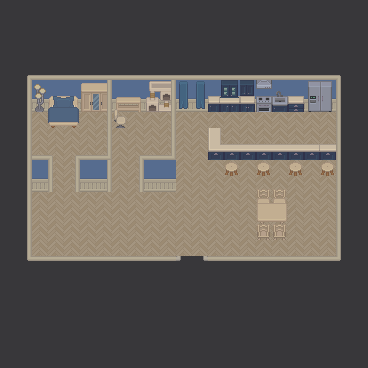

This is a level from a 2D game, rendered from its Tiled map with the project's own tilesets. A one-line summary and the complete map file follow:
An orthogonal 23x23 tile map with 16x16 px tiles, 4 tile layers (Bottom Layer, Ledge Layer, Collision Layer, Top Layer) and 7 objects.

<map version="1.10" tiledversion="1.10.2" orientation="orthogonal" renderorder="right-down" width="23" height="23" tilewidth="16" tileheight="16" infinite="0" nextlayerid="6" nextobjectid="27">
 <editorsettings>
  <export target="../../config/Vik-House.json" format="json" />
 </editorsettings>
 <tileset firstgid="1" source="globals.tsx" />
 <layer id="4" name="Bottom Layer" width="23" height="23">
  <data encoding="csv">
8657,8657,8657,8657,8657,8657,8657,8657,8657,8657,8657,8657,8657,8657,8657,8657,8657,8657,8657,8657,8657,8657,8657,
8657,8657,8657,8657,8657,8657,8657,8657,8657,8657,8657,8657,8657,8657,8657,8657,8657,8657,8657,8657,8657,8657,8657,
8657,8657,8657,8657,8657,8657,8657,8657,8657,8657,8657,8657,8657,8657,8657,8657,8657,8657,8657,8657,8657,8657,8657,
8657,8657,8657,8657,8657,8657,8657,8657,8657,8657,8657,8657,8657,8657,8657,8657,8657,8657,8657,8657,8657,8657,8657,
8657,8657,8657,8657,8657,8657,8657,8657,8657,8657,8657,8657,8657,8657,8657,8657,8657,8657,8657,8657,8657,8657,8657,
8657,8657,0,0,0,8653,8653,0,0,0,0,0,0,0,0,0,0,0,0,0,8657,8657,8657,
8657,8657,9463,9463,9463,9463,9463,9463,9463,9463,9463,9463,9463,9463,9463,9463,9463,9463,9463,9463,9463,8657,8657,
8657,8657,19193,19193,19193,19193,19193,19193,19193,19193,19193,19193,19193,19193,19193,19193,19193,19193,19193,19193,19193,8657,8657,
8657,8657,19193,19193,19193,19193,19193,19193,19193,19193,19193,19193,19193,19193,19193,19193,19193,19193,19193,19193,19193,8657,8657,
8657,8657,19193,19193,19193,19193,19193,19193,19193,19193,19193,19193,19193,19193,19193,19193,19193,19193,19193,19193,19193,8657,8657,
8657,8657,19193,19193,19193,19193,19193,19193,19193,19193,19193,19193,19193,19193,19193,19193,19193,19193,19193,19193,19193,8657,8657,
8657,8657,9463,19193,19193,9463,9463,19193,19193,9463,9463,19193,19193,19193,19193,19193,19193,19193,19193,19193,19193,8657,8657,
8657,8657,19193,19193,19193,19193,19193,19193,19193,19193,19193,19193,19193,19193,19193,19193,19193,19193,19193,19193,19193,8657,8657,
8657,8657,19193,19193,19193,19193,19193,19193,19193,19193,19193,19193,19193,19193,19193,19193,19193,19193,19193,19193,19193,8657,8657,
8657,8657,19193,19193,19193,19193,19193,19193,19193,19193,19193,19193,19193,19193,19193,19193,19193,19193,19193,19193,19193,8657,8657,
8657,8657,19193,19193,19193,19193,19193,19193,19193,19193,19193,19193,19193,19193,19193,19193,19193,19193,19193,19193,19193,8657,8657,
8657,8657,8657,8657,8657,8657,8657,8657,8657,8657,8657,8657,8657,8657,8657,8657,8657,8657,8657,8657,8657,8657,8657,
8657,8657,8657,8657,8657,8657,8657,8657,8657,8657,8657,8657,8657,8657,8657,8657,8657,8657,8657,8657,8657,8657,8657,
8657,8657,8657,8657,8657,8657,8657,8657,8657,8657,8657,8657,8657,8657,8657,8657,8657,8657,8657,8657,8657,8657,8657,
8657,8657,8657,8657,8657,8657,8657,8657,8657,8657,8657,8657,8657,8657,8657,8657,8657,8657,8657,8657,8657,8657,8657,
8657,8657,8657,8657,8657,8657,8657,8657,8657,8657,8657,8657,8657,8657,8657,8657,8657,8657,8657,8657,8657,8657,8657,
8657,8657,8657,8657,8657,8657,8657,8657,8657,8657,8657,8657,8657,8657,8657,8657,8657,8657,8657,8657,8657,8657,8657,
8657,8657,8657,8657,8657,8657,8657,8657,8657,8657,8657,8657,8657,8657,8657,8657,8657,8657,8657,8657,8657,8657,8657
</data>
 </layer>
 <layer id="5" name="Ledge Layer" width="23" height="23">
  <data encoding="csv">
0,0,0,0,0,0,0,0,0,0,0,0,0,0,0,0,0,0,0,0,0,0,0,
0,0,0,0,0,0,0,0,0,0,0,0,0,0,0,0,0,0,0,0,0,0,0,
0,0,0,0,0,0,0,0,0,0,0,0,0,0,0,0,0,0,0,0,0,0,0,
0,0,0,0,0,0,0,0,0,0,0,0,0,0,0,0,0,0,0,0,0,0,0,
0,0,0,0,0,0,0,0,0,0,0,0,0,0,0,0,0,0,0,0,0,0,0,
0,0,0,0,0,0,41892,0,0,8664,8664,0,0,0,0,0,0,0,0,0,0,0,0,
0,0,0,45099,45100,42161,42162,0,0,18496,18497,0,0,0,0,0,0,0,0,0,0,0,0,
0,0,0,45369,45370,0,0,0,0,0,0,0,0,0,0,0,0,0,0,0,0,0,0,
0,0,0,0,0,0,0,0,0,0,0,0,0,0,0,0,0,0,0,0,0,0,0,
0,0,0,0,0,0,0,0,9453,0,0,0,0,0,0,0,0,0,0,0,0,0,0,
0,0,0,0,0,0,8653,0,9723,0,0,0,0,0,0,0,0,0,0,0,0,0,0,
0,0,0,0,0,0,9723,0,9723,0,0,0,0,0,0,0,0,0,0,0,0,0,0,
0,0,0,0,0,0,0,0,0,0,0,0,0,0,0,0,21664,21664,0,0,0,0,0,
0,0,0,0,0,0,0,0,0,0,0,0,0,0,0,0,0,0,0,0,0,0,0,
0,0,0,0,0,0,0,0,0,0,0,0,0,0,0,0,0,0,0,0,0,0,0,
0,0,0,0,0,0,0,0,0,0,0,0,0,0,0,0,0,0,0,0,0,0,0,
0,0,0,0,0,0,0,0,0,0,0,0,0,0,0,0,0,0,0,0,0,0,0,
0,0,0,0,0,0,0,0,0,0,0,0,0,0,0,0,0,0,0,0,0,0,0,
0,0,0,0,0,0,0,0,0,0,0,0,0,0,0,0,0,0,0,0,0,0,0,
0,0,0,0,0,0,0,0,0,0,0,0,0,0,0,0,0,0,0,0,0,0,0,
0,0,0,0,0,0,0,0,0,0,0,0,0,0,0,0,0,0,0,0,0,0,0,
0,0,0,0,0,0,0,0,0,0,0,0,0,0,0,0,0,0,0,0,0,0,0,
0,0,0,0,0,0,0,0,0,0,0,0,0,0,0,0,0,0,0,0,0,0,0
</data>
 </layer>
 <layer id="1" name="Collision Layer" width="23" height="23">
  <data encoding="csv">
0,0,0,0,0,0,0,0,0,0,0,0,0,0,0,0,0,0,0,0,0,0,0,
0,0,0,0,0,0,0,0,0,0,0,0,0,0,0,0,0,0,0,0,0,0,0,
0,0,0,0,0,0,0,0,0,0,0,0,0,0,0,0,0,0,0,0,0,0,0,
0,0,0,0,0,0,0,0,0,0,0,0,0,0,0,0,0,0,0,0,0,0,0,
0,9453,9454,9454,9454,9454,9454,9454,9454,9454,9454,9454,9454,9454,9454,9454,9454,9454,9454,9454,9454,9455,0,
0,9723,8664,9193,9193,41891,0,9193,9193,18226,18227,9193,9193,9193,9193,9193,9193,9193,9193,9193,9193,9725,0,
0,9723,26015,50015,50016,0,9723,28931,28932,0,9723,0,0,17865,17866,17867,17861,17864,17863,17869,17870,9725,0,
0,9723,0,50285,50286,0,9723,24635,0,0,9723,0,0,0,0,0,0,0,0,0,0,9725,0,
0,9723,0,0,0,0,9723,0,0,0,9723,0,0,17610,0,0,0,0,0,0,0,9725,0,
0,9723,0,0,0,0,9992,0,0,0,9992,0,0,17873,17874,17874,17874,17874,17874,17606,17874,9725,0,
0,9723,9193,0,0,9193,9723,0,0,9193,9193,0,0,0,23554,0,23554,0,23554,0,23554,9725,0,
0,9723,0,0,0,0,0,0,0,0,0,0,0,0,0,0,0,0,0,0,0,9725,0,
0,9723,0,0,0,0,0,0,0,0,0,0,0,0,0,0,25961,25962,0,0,0,9725,0,
0,9723,0,0,0,0,0,0,0,0,0,0,0,0,0,0,26231,26232,0,0,0,9725,0,
0,9723,0,0,0,0,0,0,0,0,0,0,0,0,0,0,21667,21667,0,0,0,9725,0,
0,9723,0,0,0,0,0,0,0,0,0,0,0,0,0,0,0,0,0,0,0,9725,0,
0,9993,9994,9994,9994,9994,9994,9994,9994,9994,9994,13235,13233,9994,9994,9994,9994,9994,9994,9994,9994,9995,0,
0,0,0,0,0,0,0,0,0,0,0,0,0,0,0,0,0,0,0,0,0,0,0,
0,0,0,0,0,0,0,0,0,0,0,0,0,0,0,0,0,0,0,0,0,0,0,
0,0,0,0,0,0,0,0,0,0,0,0,0,0,0,0,0,0,0,0,0,0,0,
0,0,0,0,0,0,0,0,0,0,0,0,0,0,0,0,0,0,0,0,0,0,0,
0,0,0,0,0,0,0,0,0,0,0,0,0,0,0,0,0,0,0,0,0,0,0,
0,0,0,0,0,0,0,0,0,0,0,0,0,0,0,0,0,0,0,0,0,0,0
</data>
 </layer>
 <objectgroup id="3" name="Furniture">
  <object id="2" gid="21124" x="223.693" y="151.455" width="16" height="16" />
  <object id="3" gid="21129" x="288.182" y="151.073" width="16" height="16" />
  <object id="4" gid="21124" x="256" y="151.096" width="16" height="16" />
  <object id="14" gid="25213" x="120.25" y="101.125" width="16" height="16" />
  <object id="19" gid="6766" x="183.469" y="101.375" width="16" height="16" />
  <object id="21" gid="21124" x="320" y="150.932" width="16" height="16" />
  <object id="25" gid="21748" x="153" y="89" width="16" height="16" />
 </objectgroup>
 <layer id="2" name="Top Layer" width="23" height="23">
  <data encoding="csv">
0,0,0,0,0,0,0,0,0,0,0,0,0,0,0,0,0,0,0,0,0,0,0,
0,0,0,0,0,0,0,0,0,0,0,0,0,0,0,0,0,0,0,0,0,0,0,
0,0,0,0,0,0,0,0,0,0,0,0,0,0,0,0,0,0,0,0,0,0,0,
0,0,0,0,0,0,0,0,0,0,0,0,0,0,0,0,0,0,0,0,0,0,0,
0,0,0,0,0,0,0,0,0,0,0,0,0,0,0,0,0,0,0,0,0,0,0,
0,0,25745,0,0,0,9723,0,0,0,9723,2713,2714,17595,17596,17325,17592,17594,0,17599,17600,0,0,
0,0,0,0,0,0,0,24365,0,0,0,2983,2984,0,0,0,0,0,0,0,0,0,0,
0,0,0,0,0,0,0,0,0,0,0,0,0,0,0,0,0,0,0,0,0,0,0,
0,0,0,0,0,0,0,0,0,0,0,0,0,0,0,0,0,0,0,0,0,0,0,
0,0,9454,9455,9453,9454,0,0,0,9454,0,0,0,0,0,0,0,0,0,0,0,0,0,
0,0,0,9725,9723,0,0,0,0,0,0,0,0,0,0,0,0,0,0,0,0,0,0,
0,0,0,9725,9723,0,0,0,0,0,0,0,0,0,0,0,21394,21394,0,0,0,0,0,
0,0,0,0,0,0,0,0,0,0,0,0,0,0,0,0,0,0,0,0,0,0,0,
0,0,0,0,0,0,0,0,0,0,0,0,0,0,0,0,0,0,0,0,0,0,0,
0,0,0,0,0,0,0,0,0,0,0,0,0,0,0,0,0,0,0,0,0,0,0,
0,0,0,0,0,0,0,0,0,0,0,0,0,0,0,0,0,0,0,0,0,0,0,
0,0,0,0,0,0,0,0,0,0,0,0,0,0,0,0,0,0,0,0,0,0,0,
0,0,0,0,0,0,0,0,0,0,0,0,0,0,0,0,0,0,0,0,0,0,0,
0,0,0,0,0,0,0,0,0,0,0,0,0,0,0,0,0,0,0,0,0,0,0,
0,0,0,0,0,0,0,0,0,0,0,0,0,0,0,0,0,0,0,0,0,0,0,
0,0,0,0,0,0,0,0,0,0,0,0,0,0,0,0,0,0,0,0,0,0,0,
0,0,0,0,0,0,0,0,0,0,0,0,0,0,0,0,0,0,0,0,0,0,0,
0,0,0,0,0,0,0,0,0,0,0,0,0,0,0,0,0,0,0,0,0,0,0
</data>
 </layer>
</map>
